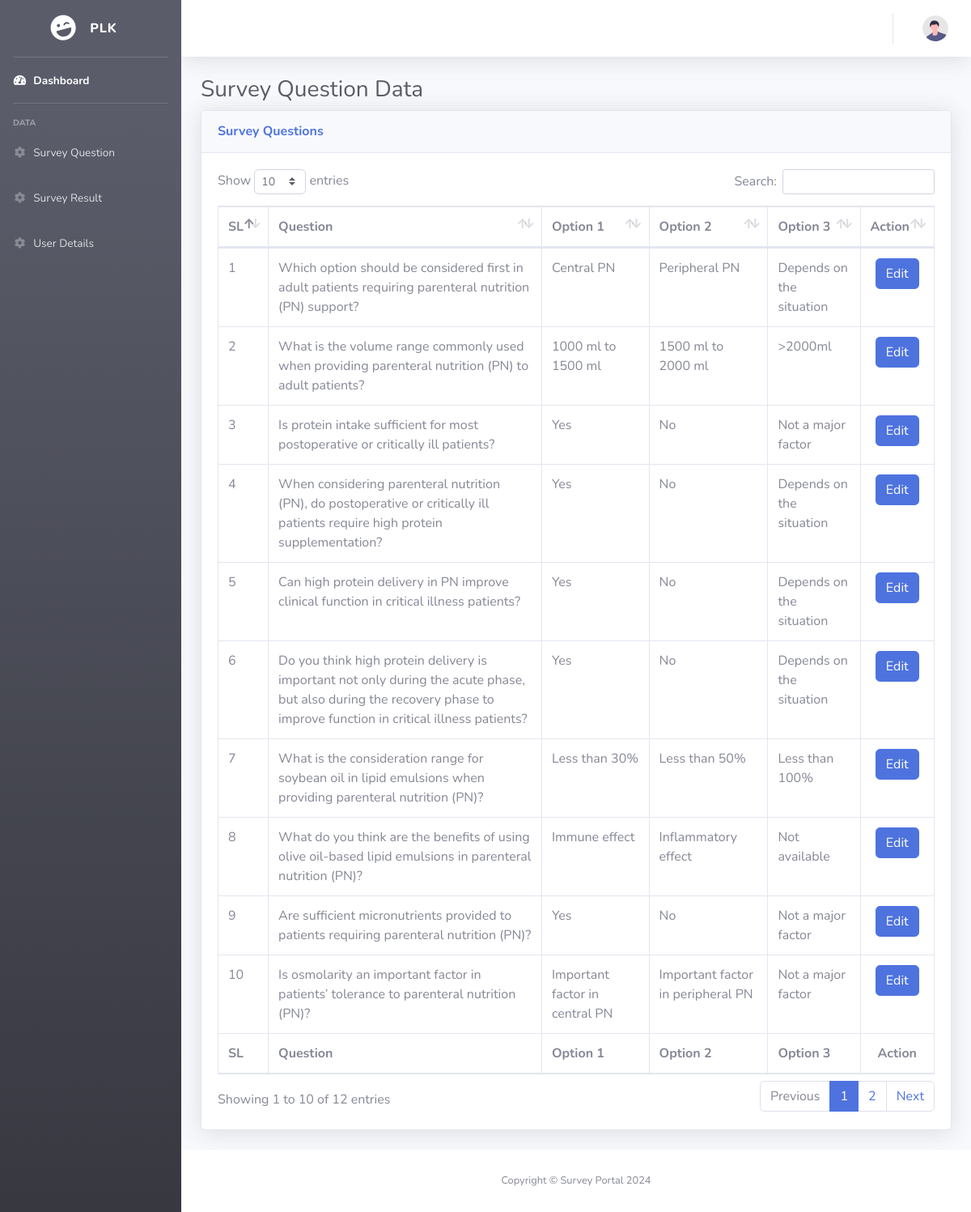
Page /admin/survey-question.php on the committed database.
### tables this page shows
CREATE TABLE `question` (
  `id` int(11) NOT NULL,
  `admin_id` int(11) NOT NULL DEFAULT 1,
  `question` text NOT NULL,
  `option_1` text NOT NULL,
  `option_2` text NOT NULL,
  `option_3` text NOT NULL,
  `option_4` text NOT NULL,
  `answer` text NOT NULL,
  `inserted_at` datetime NOT NULL DEFAULT current_timestamp(),
  `updated_at` datetime NOT NULL DEFAULT current_timestamp()
);

### include/dbController.php (called while the page is built, shortened)
<?php
class DBController {
    private $host = "localhost";
    private $user = "root";
    private $password = "";
    private $database = "survey_portal";
    private $conn;
    function __construct() {
        $this->conn = $this->connectDB();
    }
    function connectDB() {
        $conn = mysqli_connect($this->host,$this->user,$this->password,$this->database);
        return $conn;
    }
    function runQuery($query) {
        $result = mysqli_query($this->conn,$query);
        while($row=mysqli_fetch_assoc($result)) {
            $resultset[] = $row;
        }
        if(!empty($resultset))
            return $resultset;
    }
    function numRows($query) {
        $result  = mysqli_query($this->conn,$query);
        $rowcount = mysqli_num_rows($result);
        return $rowcount;
    }
}
?>

### admin/survey-question.php (the view, shortened to what this page needs)
<?php
include('../include/dbController.php');
$db_handle = new DBController();
        ?>
<!DOCTYPE html>
<html lang="en">
<head>
    <?php require_once 'include/css.php'; ?>
</head>
<body id="page-top">
<div id="wrapper">
    <?php require_once 'include/sidebar.php'; ?>
    <div id="content-wrapper" class="d-flex flex-column">
        <div id="content">
            <?php require_once 'include/topbar.php'; ?>
            <div class="container-fluid">
                <?php
                if (isset($_GET['question_id'])) {
                    $data = $db_handle->runQuery("SELECT * FROM question where id={$_GET['question_id']}");
                    ?>
                    <h1 class="h3 mb-2 text-gray-800">Edit question Data</h1>
                    <div class="card shadow mb-4">
                        <div class="card-body">
                            <div class="row no-gutters align-items-center">
                                <div class="col mr-2">
                                    <div class="h5 mb-0 font-weight-bold text-gray-800">
                                        <form action="" method="post" enctype="multipart/form-data">
                                            <div class="form-group">
                                                <label>Question</label>
                                                <input type="text" class="form-control" name="question"
                                                       value="<?php echo $data[0]['question']; ?>" required>
                                            </div>
                                            <div class="form-group">
                                                <label>Option 1</label>
                                                <input type="text" class="form-control" name="option_1"
                                                       value="<?php echo $data[0]['option_1']; ?>" required>
                                            </div>
                                            <div class="form-group">
                                                <label>Option 2</label>
                                                <input type="text" class="form-control" name="option_2"
                                                       value="<?php echo $data[0]['option_2']; ?>" required>
                                            </div>
                                            <div class="form-group">
                                                <label>Option 3</label>
                                                <input type="text" class="form-control" name="option_3"
                                                       value="<?php echo $data[0]['option_3']; ?>" required>
                                            </div>
                                            <input type="hidden" value="<?php echo $data[0]['id']; ?>" name="id"
                                                   required/>
                                            <button type="submit" name="submit" class="btn btn-primary mt-3">Update
                                                Question
                                            </button>
                                        </form>
                                    </div>
                                </div>
                            </div>
                        </div>
                    </div>
                    <?php
                } else {
                    ?>
                    <h1 class="h3 mb-2 text-gray-800">Survey Question Data</h1>
                    <div class="card shadow mb-4">
                        <div class="card-header py-3">
                            <h6 class="m-0 font-weight-bold text-primary">Survey Questions</h6>
                        </div>
                        <div class="card-body">
                            <div class="table-responsive">
                                <table class="table table-bordered" id="dataTable" width="100%" cellspacing="0">
                                    <thead>
                                    <tr>
                                        <th>SL</th>
                                        <th>Question</th>
                                        <th>Option 1</th>
                                        <th>Option 2</th>
                                        <th>Option 3</th>
                                        <th class="text-center">Action</th>
                                    </tr>
                                    </thead>
                                    <tfoot>
                                    <tr>
                                        <th>SL</th>
                                        <th>Question</th>
                                        <th>Option 1</th>
                                        <th>Option 2</th>
                                        <th>Option 3</th>
                                        <th class="text-center">Action</th>
                                    </tr>
                                    </tfoot>
                                    <tbody>
                                    <?php
                                    $query = "SELECT * FROM question order by id";
                                    $data = $db_handle->runQuery($query);
                                    $row_count = $db_handle->numRows($query);
                                    for ($i = 0; $i < $row_count; $i++) {
                                        ?>
                                        <tr>
                                            <td><?php echo $i + 1; ?></td>
                                            <td><?php echo $data[$i]["question"]; ?></td>
                                            <td><?php echo $data[$i]["option_1"]; ?></td>
                                            <td><?php echo $data[$i]["option_2"]; ?></td>
                                            <td><?php echo $data[$i]["option_3"]; ?></td>
                                            <td class="text-center">
                                                <a href="survey-question.php?question_id=<?php echo $data[$i]["id"]; ?>"
                                                   class="btn btn-primary">Edit</a>
                                            </td>
                                        </tr>
                                    <?php } ?>
                                    </tbody>
                                </table>
                            </div>
                        </div>
                    </div>
                    <?php
                }
                ?>
            </div>
        </div>
        <?php require_once 'include/footer.php'; ?>
    </div>
</div>
</body>
</html>

### rows in the picture
question: question "Which option should be considered first in adult patients requiring parenteral nutrition (PN) support?", option_1 "Central PN", option_2 "Peripheral PN", option_3 "Depends on the situation"
question: question "What is the volume range commonly used when providing parenteral nutrition (PN) to adult patients?", option_1 "1000 ml to 1500 ml", option_2 "1500 ml to 2000 ml", option_3 ">2000ml"
question: question "Is protein intake sufficient for most postoperative or critically ill patients?", option_1 "Yes", option_2 "No", option_3 "Not a major factor"
question: question "When considering parenteral nutrition (PN), do postoperative or critically ill patients require high protein supplementation?", option_1 "Yes", option_2 "No", option_3 "Depends on the situation"
question: question "Can high protein delivery in PN improve clinical function in critical illness patients?", option_1 "Yes", option_2 "No", option_3 "Depends on the situation"
question: question "Do you think high protein delivery is important not only during the acute phase, but also during the recovery phase to improve function in critical illness patients?", option_1 "Yes", option_2 "No", option_3 "Depends on the situation"
question: question "What is the consideration range for soybean oil in lipid emulsions when providing parenteral nutrition (PN)?", option_1 "Less than 30%", option_2 "Less than 50%", option_3 "Less than 100%"
question: question "What do you think are the benefits of using olive oil-based lipid emulsions in parenteral nutrition (PN)?", option_1 "Immune effect", option_2 "Inflammatory effect", option_3 "Not available"
question: question "Are sufficient micronutrients provided to patients requiring parenteral nutrition (PN)?", option_1 "Yes", option_2 "No", option_3 "Not a major factor"
question: question "Is osmolarity an important factor in patients’ tolerance to parenteral nutrition (PN)?", option_1 "Important factor in central PN", option_2 "Important factor in peripheral PN", option_3 "Not a major factor"
